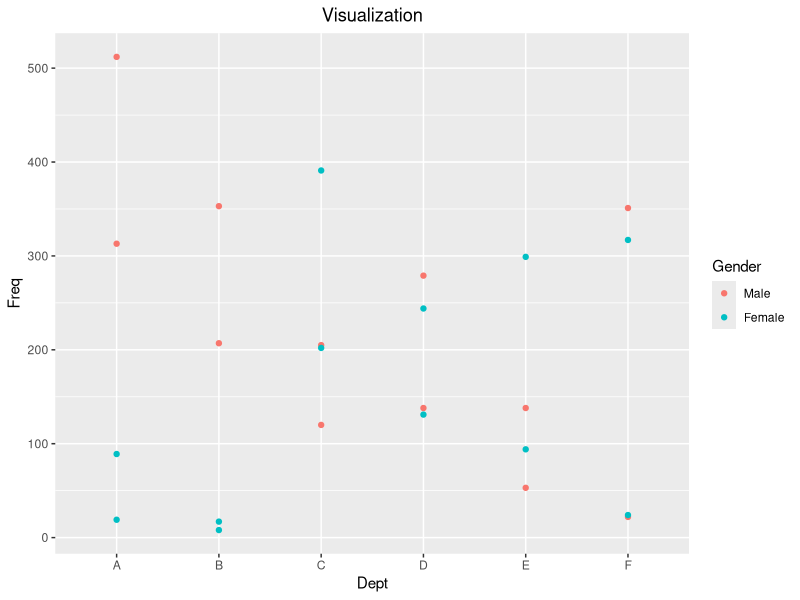

Write the R code that produced this figure.
## ---- chunk 1
library(ggplot2)
## ---- chunk 2
data(UCBAdmissions)
df <- data.frame(UCBAdmissions)
## ---- chunk 3
ggplot(data = df, 
       aes(x= Dept, y= Freq, color= Gender))+
  geom_point()+
  labs(title = "Visualization")+
  theme(plot.title = element_text(hjust = 0.5))
